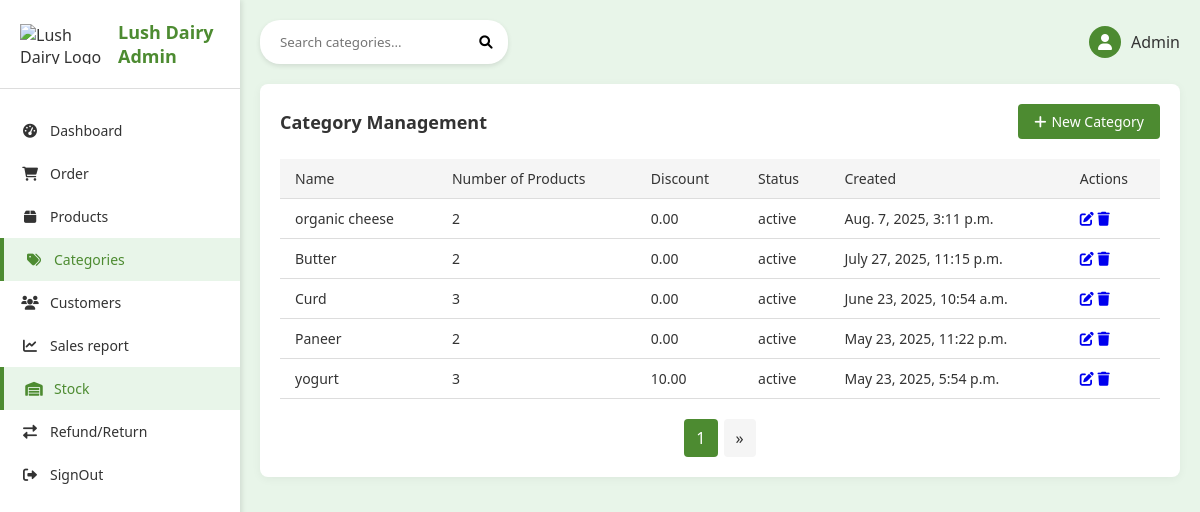
Screenshot of /accounts/categories/ with the database file from the repository.
### accounts/models.py (models this page shows, shortened)
class Category(models.Model):
    STATUS_CHOICES = (
        ('active', 'Active'),
        ('inactive', 'Inactive'),
    )
    name = models.CharField(max_length=100, unique=True)
    created_at = models.DateTimeField(default=timezone.now)
    is_deleted = models.BooleanField(default=False)
    number_of_products = models.PositiveIntegerField(default=0)
    status = models.CharField(max_length=10, choices=STATUS_CHOICES, default='active')
    discount_percentage = models.DecimalField(max_digits=5, decimal_places=2, default=0.00)
    offer_text = models.CharField(max_length=255, blank=True, null=True)
    is_available = models.BooleanField(default=True)
    is_blocked = models.BooleanField(default=False)
    objects = CategoryManager()
    all_objects = models.Manager()

### accounts/views.py (the view)
# urls.py: path('accounts/categories/', views.category_list, name='category_list'),
def category_list(request):
    search_query = request.GET.get('search', '')
    categories = Category.objects.filter(is_deleted=False)
    if search_query:
        categories = categories.filter(name__icontains=search_query)
    categories = categories.order_by('-created_at')
    paginator = Paginator(categories, 5)
    page_number = request.GET.get('page')
    page_obj = paginator.get_page(page_number)
    return render(request, 'admin_panel/category_list.html', {
        'page_obj': page_obj,
        'search_query': search_query,
    })

### accounts/models.py (called while the page is built)
    def get_queryset(self):
        return super().get_queryset().filter(is_deleted=False)

### templates/admin_panel/category_list.html (shortened to what this page needs)
{% extends 'admin_panel/base.html' %}
{% load static %}
{% block content %}
<!DOCTYPE html>
<html lang="en">
<head>
  <link href="https://cdnjs.cloudflare.com/ajax/libs/font-awesome/6.0.0-beta3/css/all.min.css" rel="stylesheet">
</head>
<body>
  <div class="container">
    <div class="sidebar">
      <div class="logo">
         <img src="{% static 'images/logo.png' %}" alt="Lush Dairy Logo">
        <h2>Lush Dairy Admin</h2>
      </div>
      <div class="nav-menu">
        <a href="{% url 'admin_panel:admin_dashboard' %}" class="nav-item"><i class="fas fa-tachometer-alt"></i> Dashboard</a>
         <a href="{% url 'admin_panel:admin_order_list' %}" class="nav-item">
          <i class="fas fa-shopping-cart"></i> Order
        </a>
        <a href="{% url 'admin_panel:product_list' %}" class="nav-item"><i class="fas fa-box"></i> Products</a>
        <a href="{% url 'admin_panel:category_list' %}" class="nav-item active"><i class="fas fa-tags"></i> Categories</a>
        <a href="{% url 'admin_panel:user_list' %}" class="nav-item"><i class="fas fa-users"></i> Customers</a>
        <a href="#" class="nav-item">
          <i class="fas fa-chart-line"></i> Sales report
        </a>
        <a href="{% url 'admin_panel:inventory_list' %}" class="nav-item active"><i class="fas fa-warehouse"></i> Stock</a>
         <a href="{% url 'admin_panel:admin_return_requests' %}" class="nav-item">
          <i class="fas fa-exchange-alt"></i> Refund/Return
        </a>
        <a href="{% url 'admin_panel:admin_logout' %}" class="nav-item"><i class="fas fa-sign-out-alt"></i> SignOut</a>
      </div>
    </div>
    <div class="main-content">
      <div class="header">
        <div class="search-bar">
          <form method="get"  action="{% url 'admin_panel:category_list' %}" role="search">
            <input type="text" name="search" placeholder="Search categories...">
            <button type="submit"><i class="fas fa-search"></i></button>
          </form>
        </div>
        <div class="user-info">
          <div class="avatar"><i class="fas fa-user"></i></div>
          <span>Admin</span>
        </div>
      </div>
      <div class="categories-section">
        <div class="section-header">
          <h2 class="section-title">Category Management</h2>
          <a href="{% url 'admin_panel:category_add' %}" class="btn btn-primary"><i class="fas fa-plus"></i> New Category</a>
        </div>
        <table class="categories-table">
          <thead>
            <tr>
              <th>Name</th>
              <th>Number of Products</th>
              <th>Discount</th>
              <th>Status</th>
              <th>Created</th>
              <th>Actions</th>
            </tr>
          </thead>
          <tbody>
            {% for category in page_obj %}
            <tr>
              <td>{{ category.name }}</td>
              <td>{{ category.number_of_products }}</td>
              <td>{{ category.discount_percentage }}</td>
              <td>{{ category.status }}</td>
              <td>{{ category.created_at }}</td>
              <td>
                <a href="{% url 'admin_panel:category_edit' category.pk %}"><i class="fas fa-edit"></i></a>
                <a href="{% url 'admin_panel:category_delete' category.pk %}"  onclick="return confirm('Are you sure?')"><i class="fas fa-trash"></i></a>
              </td>
            </tr>
            {% empty %}
            <tr>
              <td colspan="6">No categories found.</td>
            </tr>
            {% endfor %}
          </tbody>
        </table>
        <div class="pagination">
          <span class="current">{{ page_obj.number }}</span>
          {% if page_obj.has_next %}
            <a href="?page={{ page_obj.next_page_number }}">&raquo;</a>
          {% endif %}
        </div>
      </div>
    </div>
  </div>
</body>
</html>
{% endblock %}

### templates/admin_panel/category_list.html (style rules this page uses)
:root { --primary-color: #4d8b31; --secondary-color: #e8f5e9; --text-color: #333; --light-gray: #f5f5f5; --border-color: #ddd; --accent-color: #388e3c; }
* { margin: 0; padding: 0; box-sizing: border-box; font-family: 'Segoe UI', Tahoma, Geneva, Verdana, sans-serif; }
body { background-color: var(--secondary-color); color: var(--text-color); }
.container { display: flex; min-height: 100vh; }
.sidebar { width: 240px; background-color: white; box-shadow: 2px 0 5px rgba(0, 0, 0, 0.1); padding: 20px 0; }
.logo { padding: 0 20px 20px; border-bottom: 1px solid var(--border-color); display: flex; align-items: center; }
.logo img { height: 40px; margin-right: 10px; }
.logo h2 { color: var(--primary-color); font-size: 18px; }
.nav-menu { margin-top: 20px; }
.nav-item { padding: 12px 20px; display: flex; align-items: center; color: var(--text-color); text-decoration: none; transition: all 0.3s; font-size: 14px; }
.nav-item:hover, .nav-item.active { background-color: var(--secondary-color); color: var(--primary-color); border-left: 4px solid var(--primary-color); }
.nav-item i { margin-right: 10px; width: 20px; text-align: center; }
.main-content { flex-grow: 1; padding: 20px; }
.header { display: flex; justify-content: space-between; align-items: center; margin-bottom: 20px; }
.search-bar { display: flex; align-items: center; background-color: white; border-radius: 20px; padding: 8px 15px; box-shadow: 0 2px 5px rgba(0, 0, 0, 0.1); }
.search-bar input { border: none; outline: none; padding: 5px; width: 200px; }
.search-bar button { background: transparent; border: none; cursor: pointer; }
.user-info { display: flex; align-items: center; }
.user-info .avatar { width: 32px; height: 32px; border-radius: 50%; background-color: var(--primary-color); color: white; display: flex; align-items: center; justify-content: center; margin-right: 10px; }
.section-title { font-size: 18px; font-weight: 600; color: var(--text-color); }
.btn { padding: 8px 16px; border-radius: 4px; cursor: pointer; font-weight: 500; text-decoration: none; display: inline-flex; align-items: center; font-size: 14px; }
.btn-primary { background-color: var(--primary-color); color: white; border: none; }
.btn i { margin-right: 5px; }
.categories-section { background-color: white; border-radius: 8px; padding: 20px; box-shadow: 0 2px 10px rgba(0, 0, 0, 0.05); }
.section-header { display: flex; justify-content: space-between; align-items: center; margin-bottom: 20px; }
.categories-table { width: 100%; border-collapse: collapse; }
.categories-table th, .categories-table td { padding: 10px 15px; text-align: left; font-size: 14px; }
.categories-table th { background-color: var(--light-gray); font-weight: 500; }
.categories-table tr { border-bottom: 1px solid var(--border-color); }
.pagination { display: flex; justify-content: center; margin-top: 20px; align-items: center; }
.pagination a, .pagination span { display: inline-flex; align-items: center; justify-content: center; padding: 8px 12px; margin: 0 3px; border-radius: 4px; min-width: 30px; text-align: center; }
.pagination .current { background-color: var(--primary-color); color: white; }
.pagination a { color: var(--text-color); text-decoration: none; background-color: var(--light-gray); }

### rows the page displays
Category: name "organic cheese", number_of_products "2", discount_percentage "0.00", status "active", created_at "Aug. 7, 2025, 3:11 p.m."
Category: name "Butter", number_of_products "2", discount_percentage "0.00", status "active", created_at "July 27, 2025, 11:15 p.m."
Category: name "Curd", number_of_products "3", discount_percentage "0.00", status "active", created_at "June 23, 2025, 10:54 a.m."
Category: name "Paneer", number_of_products "2", discount_percentage "0.00", status "active", created_at "May 23, 2025, 11:22 p.m."
Category: name "yogurt", number_of_products "3", discount_percentage "10.00", status "active", created_at "May 23, 2025, 5:54 p.m."

### other values shown
{{ page_obj.number }} "1"
